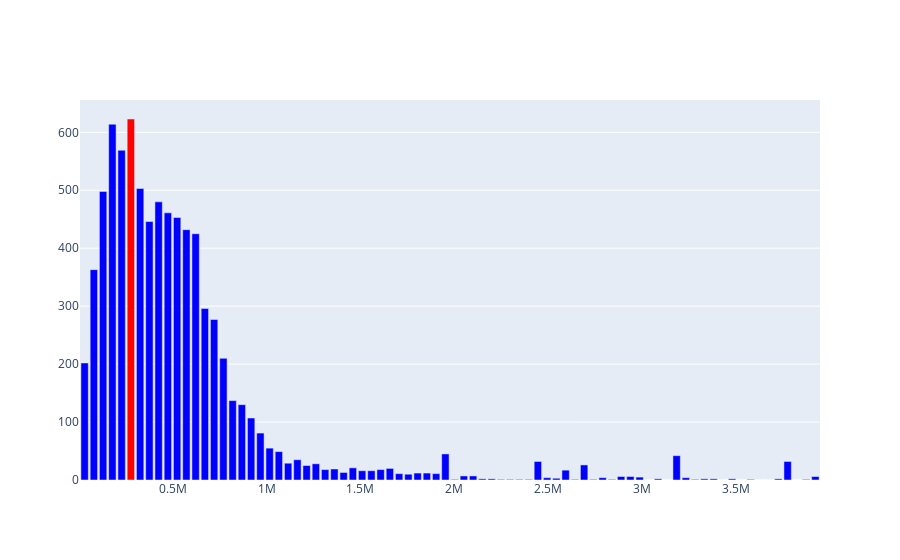

Source (notebook cell):
### Markdown cell above
4 - Qual distribuição dos preços dos carros?

### Code cell
#histplot dos preços dos carros
#filtrando os valores muito altos para o gráfico ficar de melhor visualização
filtered_car = car.query('selling_price < 4000000')

#calculando o histograma manualmente
hist, edges = np.histogram(filtered_car['selling_price'], bins=80)
max_bin_index = np.argmax(hist)

fig = go.Figure(data=[go.Bar(x=edges, y=hist, marker=dict(color='blue'))])

colors = ['red' if i == max_bin_index else 'blue' for i in range(len(hist))]
fig.data[0].marker.color = colors

fig.show()

### Figure 1 — Plotly figure (JSON) as saved in the notebook; plotly's stock layout.template omitted (floating-point values rounded to 4 significant figures)
{"data": [{"marker": {"color": ["blue", "blue", "blue", "blue", "blue", "red", "blue", "blue", "blue", "blue", "blue", "blue", "blue", "blue", "blue", "blue", "blue", "blue", "blue", "blue", "blue", "blue", "blue", "blue", "blue", "blue", "blue", "blue", "blue", "blue", "blue", "blue", "blue", "blue", "blue", "blue", "blue", "blue", "blue", "blue", "blue", "blue", "blue", "blue", "blue", "blue", "blue", "blue", "blue", "blue", "blue", "blue", "blue", "blue", "blue", "blue", "blue", "blue", "blue", "blue", "blue", "blue", "blue", "blue", "blue", "blue", "blue", "blue", "blue", "blue", "blue", "blue", "blue", "blue", "blue", "blue", "blue", "blue", "blue", "blue"]}, "type": "bar", "x": [29999, 79310.0, 128600.0, 177900.0, 227200.0, 276600.0, 325900.0, 375200.0, 424500.0, 473800.0, 523100.0, 572400.0, 621700.0, 671100.0, 720400.0, 769700.0, 819000.0, 868300.0, 917600.0, 966900.0, 1016000.0, 1066000.0, 1115000.0, 1164000.0, 1213000.0, 1263000.0, 1312000.0, 1361000.0, 1411000.0, 1460000.0, 1509000.0, 1559000.0, 1608000.0, 1657000.0, 1707000.0, 1756000.0, 1805000.0, 1855000.0, 1904000.0, 1953000.0, 2002000.0, 2052000.0, 2101000.0, 2150000.0, 2200000.0, 2249000.0, 2298000.0, 2348000.0, 2397000.0, 2446000.0, 2496000.0, 2545000.0, 2594000.0, 2644000.0, 2693000.0, 2742000.0, 2791000.0, 2841000.0, 2890000.0, 2939000.0, 2989000.0, 3038000.0, 3087000.0, 3137000.0, 3186000.0, 3235000.0, 3285000.0, 3334000.0, 3383000.0, 3433000.0, 3482000.0, 3531000.0, 3580000.0, 3630000.0, 3679000.0, 3728000.0, 3778000.0, 3827000.0, 3876000.0, 3926000.0, 3975000], "y": [202, 363, 498, 614, 569, 623, 503, 446, 480, 461, 453, 432, 425, 296, 277, 210, 137, 130, 107, 81, 55, 49, 29, 35, 25, 28, 18, 19, 13, 21, 16, 16, 18, 20, 11, 10, 12, 12, 11, 45, 1, 7, 7, 2, 2, 1, 1, 1, 1, 32, 4, 3, 17, 1, 26, 1, 4, 1, 6, 6, 5, 0, 2, 0, 42, 4, 1, 2, 2, 0, 2, 0, 1, 0, 0, 2, 32, 0, 1, 6]}], "layout": {}}
